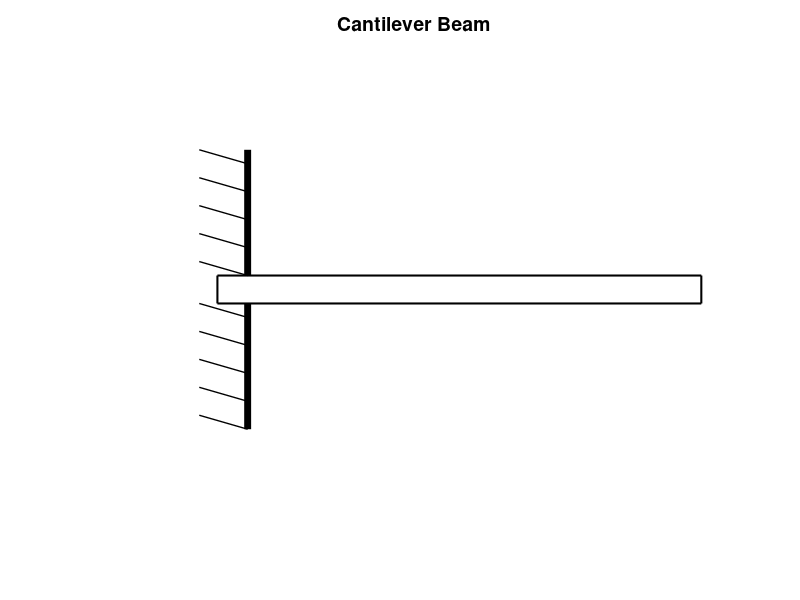

Reproduce this figure in MATLAB. (Note: this script raises an error after producing the figure.)
%Generates image for level 1 cantilever beam problems
%Created by Stecia-Marie Fletcher for the continuation of the project ,'Intoducing e-learning
%environments to the Biomedical Engineering Programme', supervised by Dr. Pilar 
%Garcia Souto for the purposes of the module, Mechanics and Materials
%UCL Department: Medical Physics and Bioengineering
%Date: 15/09/14
%version 1.0

l=randi([10,20]);
L=l*10;

%Plotting the beam

x1=0;
x2=L+L/15;

%Ploting a vertical line

a=plot([L/15,L/15],[-1,-0.1],'Color','black','linewidth',5);

hold on

plot([L/15,L/15],[1,0.1],'Color','black','linewidth',5);

%Plotting a beam

rectangle('Position',[x1,-0.1,x2,0.2],'LineWidth',1.5);

%Axis restrictions and title

axis([-L/4 x2+10 -1.75 1.75]);

title('Cantilever Beam','FontSize',14, 'FontWeight','bold');

axis off

%Plotting the sloped lines indicating the rigidity of the vertical wall (in
%keeping with cantilever beams in notes)

for c=0.2:0.2:1
    plot([-L/25,L/15],[c,c-0.1],'Color','black','linewidth',1);
end

for d=-0.9:0.2:-0.1
    plot([-L/25,L/15],[d,d-0.1],'Color','black','linewidth',1);
end

%Plotting and labelling the reaction forces

arrow([L/30,-1.3],[L/30,-0.15],'LineWidth',2) %Reaction force at boundary

text(-2,-1.25,'R','Fontsize',14,'FontWeight','bold') %Label reaction force at boundary

rectangle('Position',[-L/5,-0.15,L/8,0.3],'Curvature',[1,1],'LineWidth',1.5); %Moment circle

arrow([-L/9,-0.15],[-L/9 + 1,-0.15],'LineWidth',2) %Moment arrow

text(-L/6,0.3,'M','Fontsize',14,'FontWeight','bold') %Moment label

%Indicating the length of the beam on the plot

a1=L/15; %Starting point of measured beam
a2=L+L/15; %End point of measured beam
%Measured beam does not include beam length to the left of the barrier

a3=a1+(a1+a2)/2; %Midpoint of measured beam

arrow([a3,-1],[a1,-1],'LineWidth',2); %Draws l.h.s. of arrow
arrow([a3,-1],[a2,-1],'LineWidth',2); %Draws r.h.s. of arrow

plot([a2,a2],[-0.1,-1],'LineStyle','--','LineWidth',2,'Color','black');

L_in_m=L/100; %length in meters

Length_label=strcat(num2str(L_in_m),'m');

a4=a1+(a1+a2)/3;

text(a4,-1.1,Length_label,'fontsize',14,'fontweight','bold');

%Indicating level

rectangle('Position',[L-5*L/20+5,1.5,L/20,0.1],'Curvature',[1,1],'LineWidth',1.5,'FaceColor','y');
rectangle('Position',[L-4*L/20+5,1.5,L/20,0.1],'Curvature',[1,1],'LineWidth',1.5);
rectangle('Position',[L-3*L/20+5,1.5,L/20,0.1],'Curvature',[1,1],'LineWidth',1.5);
rectangle('Position',[L-2*L/20+5,1.5,L/20,0.1],'Curvature',[1,1],'LineWidth',1.5);
rectangle('Position',[L-L/20+5,1.5,L/20,0.1],'Curvature',[1,1],'LineWidth',1.5);

text(a3,1.55,'Level 1','fontsize',14,'fontweight','bold'); %Level 1 label

%Showing x direction

arrow([0,-1.5],[L/5,-1.5],'linewidth',2);

text(L/5+L/40,-1.5,'x','Fontsize',14,'fontweight','bold');

%Indicating x=0 position

arrow([L/15,1.3],[L/15,1.05],'LineWidth',2) 

text(L/15-L/30,1.35,'x=0','Fontsize',12,'fontweight','bold');

%Plotting point load

p=randi([4,l-3]);
P=p*10;
Position=a1+P;
arrow([Position,0.75],[Position,0.1],'LineWidth',3)

%Weight

w=randi([10,20]);
W=w*10;
Weight_label=strcat(num2str(W),'N');

text(Position-L/30,0.85,Weight_label,'fontsize',14,'fontweight','bold') %labelling weight of the pont load

%Indicating distance of point load from position x=0

b1=a1; %Starting point of measured position
b2=Position; %End point of measured position

b3=b1+(b1+b2)/2; %Midpoint 

arrow([b3,-0.2],[b1,-0.2],'LineWidth',2); %Draws l.h.s. of arrow
arrow([b3,-0.2],[b2,-0.2],'LineWidth',2); %Draws r.h.s. of arrow

P_in_m=P/100; %Position in m

Position_label=strcat(num2str(P_in_m),'m');

b4=b1+(b1+b2)/3;

text(b4,-0.3,Position_label,'fontsize',14,'fontweight','bold');

%Indicating positions A, B and C

text(a1+1,0.2,'A','fontsize',14,'fontweight','bold');
text(b2+4,0.2,'B','fontsize',14,'fontweight','bold');
text(a2,0.2,'C','fontsize',14,'fontweight','bold');

hold off

imgname=strcat('level1','.jpg');

saveas(a,imgname);

%Plotting the SFD

R=W;

%By taking moments about A

M=(W*P_in_m);

SF=plot([0,0],[0,R],'linewidth',3,'Color','red');

hold on

plot([0,P_in_m],[R,R],'linewidth',2,'Color','red');

plot([P_in_m,P_in_m],[R,0],'linewidth',2,'Color','red');

plot([P_in_m,L_in_m],[0,0],'linewidth',2,'Color','red');

%Axes and titles

axis([0 L_in_m+0.1 0 R+R/5]);

title('Shear Force Diagram','FontSize',14, 'FontWeight','bold');

ylabel('Shear Force (N)','Fontsize',12,'FontWeight','bold');

xlabel('Displacement (m)','Fontsize',12,'FontWeight','bold');

shearforce=strcat('shearforce_level1','.jpg');

saveas(SF,shearforce);

hold off

%Plotting the bending moment diagram

BM=plot([0,P_in_m],[-M,0],'linewidth',2,'Color','red');

hold on

plot([P_in_m,L_in_m],[0,0],'linewidth',2,'Color','red');

%Axes and titles

axis([0 L_in_m+0.1 -M-M/5 M/5]);

title('Bending Moment Diagram','FontSize',14, 'FontWeight','bold');

ylabel('Bending Moment (N.m)','Fontsize',12,'FontWeight','bold');

xlabel('Displacement (m)','Fontsize',12,'FontWeight','bold');

bendingmoment=strcat('bendingmoment_level1','.jpg');

saveas(BM,bendingmoment);

hold off
